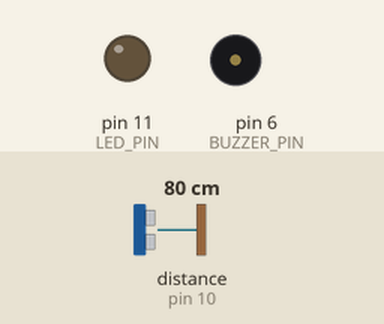
This sketch was run on a simulated Arduino Uno, built with avr-gcc and run on an emulated ATmega328P. Shown: output pins drawn as LEDs (lit = HIGH), buzzer (waves = sounding). Wiring (inferred from the names in the program): ultrasonic range finder: trigger pin 9; echo pin 10. The test bench sets the inputs (shaded band); at power-on: distance to the obstacle (sensor on pin 10) 80 cm. The echo pulse lasts 58.3 µs per cm; pins used as bus, display or sensor lines are not drawn.

Above: at 1.2 s.
1.3 s: distance to the obstacle (sensor on pin 10) set to 7 cm
2.8 s: distance to the obstacle (sensor on pin 10) set to 4 cm
At 3.23 s:
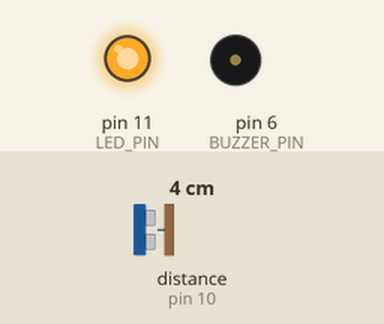
5.8 s: distance to the obstacle (sensor on pin 10) set to 9 cm
At 6.8 s:
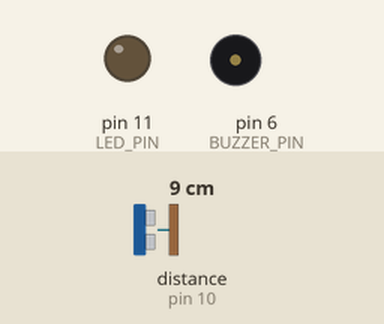
7.3 s: distance to the obstacle (sensor on pin 10) set to 2 cm
At 7.4 s:
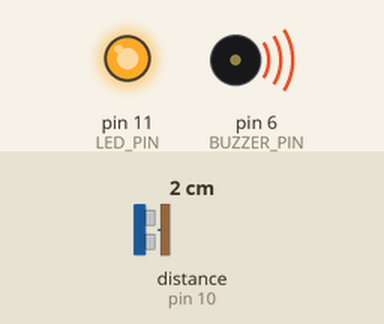
Timing chart, 0 to 11.3 s (numbered marks = the images above; inputs shaded):
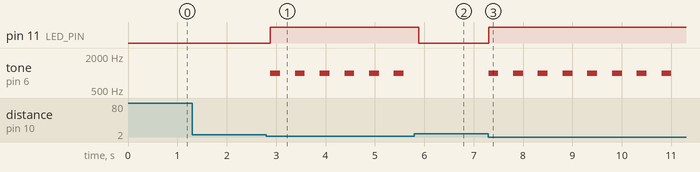

The sketch:

smart_medication_box.ino
```cpp
const int TRIGGER_PIN = 9;
const int ECHO_PIN = 10;
const int LED_PIN = 11;
const int BUZZER_PIN = 6;
const int ALERT_THRESHOLD_CM = 5;

void setup() {
  pinMode(TRIGGER_PIN, OUTPUT);
  pinMode(ECHO_PIN, INPUT);
  pinMode(LED_PIN, OUTPUT);
  pinMode(BUZZER_PIN, OUTPUT);

  digitalWrite(LED_PIN, LOW);
  noTone(BUZZER_PIN);
}

void loop() {
  while (true) {
    // Send a 10 us trigger pulse after a 2 us LOW period.
    digitalWrite(TRIGGER_PIN, LOW);
    delayMicroseconds(2);
    digitalWrite(TRIGGER_PIN, HIGH);
    delayMicroseconds(10);
    digitalWrite(TRIGGER_PIN, LOW);

    // Measure the echo pulse duration in microseconds.
    long echoDurationUs = pulseIn(ECHO_PIN, HIGH);

    if (echoDurationUs == 0) {
      // Clear the alert when no valid echo is received.
      digitalWrite(LED_PIN, LOW);
      noTone(BUZZER_PIN);
      delay(500);
      continue;
    }

    // Convert round-trip time to whole centimeters using 0.0344 cm/us.
    long distanceCm = echoDurationUs * 0.0344 / 2;

    // Below 5 cm, keep the LED on and sound a 200 ms, 1 kHz beep.
    if (distanceCm < ALERT_THRESHOLD_CM) {
      digitalWrite(LED_PIN, HIGH);
      tone(BUZZER_PIN, 1000);
      delay(200);
      noTone(BUZZER_PIN);
      delay(200);
    } else {
      digitalWrite(LED_PIN, LOW);
      noTone(BUZZER_PIN);
    }

    delay(100);
  }
}
```

Measured:
- the behaviour switches between 6 and 5 cm on distance to the obstacle (sensor on pin 10) (found by bisection; images 0 and 1)
- after the input at 1.3 s, every drawn part: stays the same
- after the input at 2.8 s, pin 11 (LED_PIN): LOW → HIGH after 0.08 s; tone on pin 6 (BUZZER_PIN): alternates 1000 Hz for 0.20 s and silent for 0.30 s, starting after 0.08 s
- after the input at 5.8 s, pin 11 (LED_PIN): HIGH → LOW after 0.09 s; tone on pin 6 (BUZZER_PIN): stops changing and stays silent
- after the input at 7.3 s, pin 11 (LED_PIN): LOW → HIGH at once; tone on pin 6 (BUZZER_PIN): alternates 1000 Hz for 0.20 s and silent for 0.30 s, starting at once
